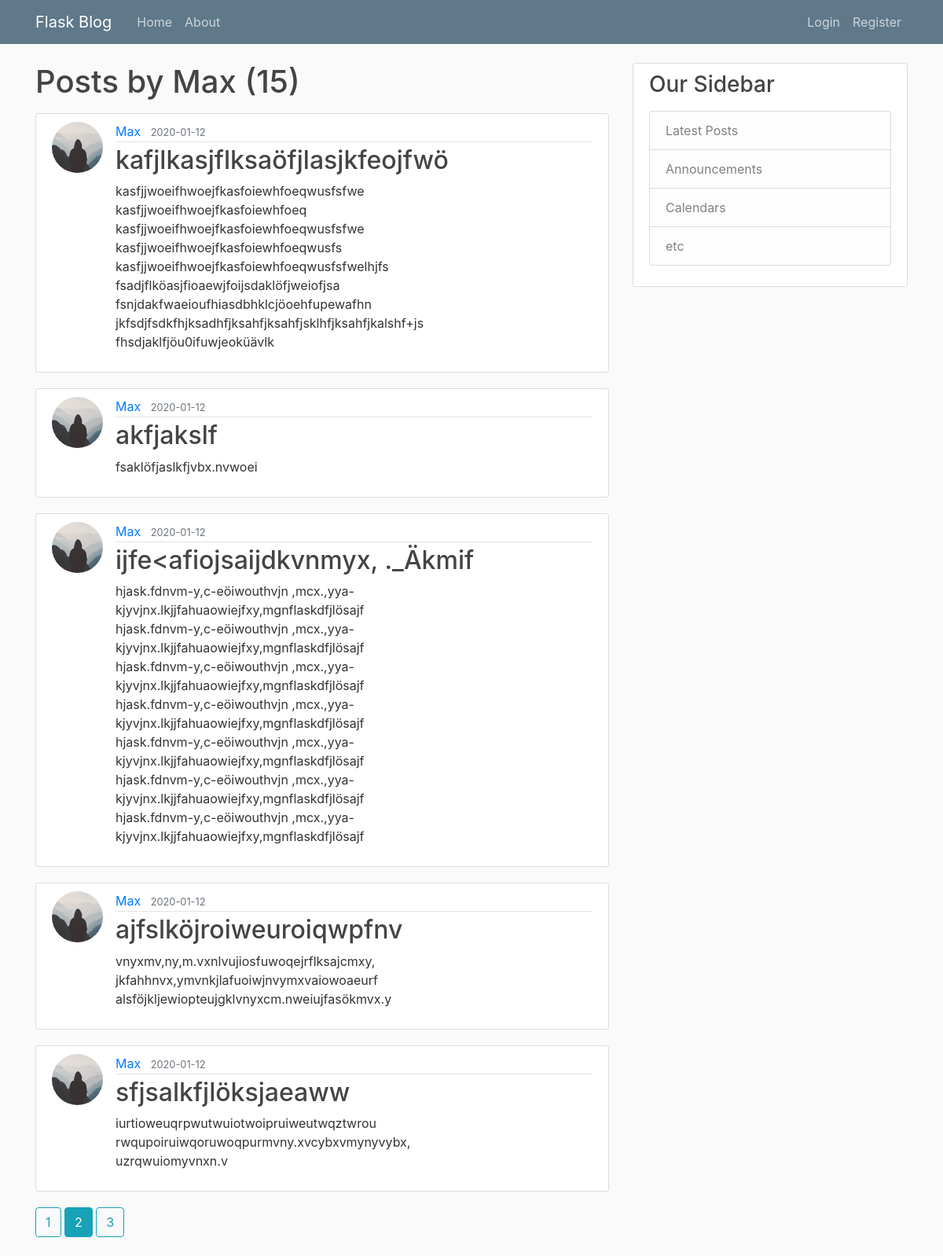
The page /user/Max?page=2 on the database its author committed.
### flaskblog/models.py (models this page shows, shortened)
class User(db.Model, UserMixin): # 'db.Model' creates the SQLAlchemy Model; UserMixin is important for flask_login to make the login system work (UserMixin provides funcions like 'is_authenticated' for flask_login)
    id = db.Column(db.Integer, primary_key=True) # 'primary_key' provides a unique id for each column
    username = db.Column(db.String(20), unique=True, nullable=False) # 'unique' makes sure that the username is only one time stored in the database; 'nullable' ensures that the entry is not null
    email = db.Column(db.String(120), unique=True, nullable=False)
    image_file = db.Column(db.String(20), nullable=False, default='default.jpg') # 'default' sets a default entry if nothing was submitted in the form
    password = db.Column(db.String(60), nullable=False)
    posts = db.relationship('Post', backref='author', lazy=True) # relationship with another model (in this case 'Post'; 'Post' need to be spelled like the class); 'backref' creates a kind of column in the related model; 'lazy' ensures that the related data only gets loaded when needed

class Post(db.Model):
    id = db.Column(db.Integer, primary_key=True)
    title = db.Column(db.String(100), nullable=False)
    date_posted = db.Column(db.DateTime, nullable=False, default=datetime.utcnow)
    content = db.Column(db.Text, nullable=False)
    user_id = db.Column(db.Integer, db.ForeignKey('user.id'), nullable=False) # ForeignKey creates a relationship to the user id who has written the post; ForeignKey needs to be written lowercase because it uses the tablename (in the SQLite database) and not the classname of the model

### flaskblog/routes.py (the view)
@app.route('/user/<string:username>')
def user_posts(username):
    page = request.args.get('page', 1, type=int)
    user = User.query.filter_by(username=username).first_or_404()
    posts = Post.query.filter_by(author=user)\
        .order_by(Post.date_posted.desc())\
        .paginate(page=page, per_page=5)
    return render_template('user_posts.html', title='User', posts=posts, user=user)

### flaskblog/templates/user_posts.html
{% extends "layout.html" %}
{% block content %}
    <h1 class="mb-3">Posts by {{ user.username }} ({{ posts.total }})</h1>
    {% for post in posts.items %}
        <article class="media content-section">
        <img class="rounded-circle article-img" src="{{ url_for('static', filename='profile_pics/' + post.author.image_file) }}">
        <div class="media-body">
            <div class="article-metadata">
            <a class="mr-2" href="{{ url_for('user_posts', username=post.author.username) }}">{{ post.author.username }}</a>
            <small class="text-muted">{{ post.date_posted.strftime('%Y-%m-%d') }}</small>
            </div>
            <h2><a class="article-title" href="{{ url_for('post', post_id=post.id) }}">{{ post.title }}</a></h2>
            <p class="article-content">{{ post.content }}</p>
        </div>
        </article>
    {% endfor %}
    {% for page_num in posts.iter_pages(left_edge=1, right_edge=1, left_current=1, right_current=2) %}
    {% if page_num %}
        {% if posts.page == page_num %}
        <a class="btn btn-info mb-4" href="{{ url_for('user_posts', username=user.username, page=page_num) }}">{{ page_num }}</a>
        {% else %}
        <a class="btn btn-outline-info mb-4" href="{{ url_for('user_posts', username=user.username, page=page_num) }}">{{ page_num }}</a>
        {% endif %}
    {% else %}
        ...
    {% endif %}
    {% endfor %}
{% endblock content %}

### flaskblog/static/css/main.css (style rules this page uses)
body { background: #fafafa; color: #333333; margin-top: 5rem; }
h1, h2, h3, h4, h5, h6 { color: #444444; }
.content-section { background: #ffffff; padding: 10px 20px; border: 1px solid #dddddd; border-radius: 3px; margin-bottom: 20px; }
.article-title { color: #444444; }
.article-content { white-space: pre-line; }
.article-img { height: 65px; width: 65px; margin-right: 16px; }
.article-metadata { padding-bottom: 1px; margin-bottom: 4px; border-bottom: 1px solid #e3e3e3 }

### rows shown on the page
User: username "Max"
Post: image_file (placeholder picture), author.username "Max", date_posted "2020-01-12", title "kafjlkasjflksaöfjlasjkfeojfwö", content "kasfjjwoeifhwoejfkasfoiewhfoeqwusfsfwe kasfjjwoeifhwoejfkasfoiewhfoeq kasfjjwoeifhwoejfkasfoiewhfoeqwusfsfwe kasfjjwoeifhwoejfkasfoiewhfoeqwusfs kasfjjwoeifhwoejfkasfoiewhfoeqwusfsfwelhjfs fsadjflköasjfioaewjfoijsdaklöfjweiofjsa fsnjdakfwaeioufhiasdbhklcjöoehfupewafhn jkfsdjfsdkfhjksadhfjksahfjksahfjsklhfjksahfjkalshf+js fhsdjaklfjöu0ifuwjeoküävlk"
Post: image_file (placeholder picture), author.username "Max", date_posted "2020-01-12", title "akfjakslf", content "fsaklöfjaslkfjvbx.nvwoei"
Post: image_file (placeholder picture), author.username "Max", date_posted "2020-01-12", title "ijfe<afiojsaijdkvnmyx, ._Äkmif", content "hjask.fdnvm-y,c-eöiwouthvjn ,mcx.,yya- kjyvjnx.lkjjfahuaowiejfxy,mgnflaskdfjlösajf hjask.fdnvm-y,c-eöiwouthvjn ,mcx.,yya- kjyvjnx.lkjjfahuaowiejfxy,mgnflaskdfjlösajf hjask.fdnvm-y,c-eöiwouthvjn ,mcx.,yya- kjyvjnx.lkjjfahuaowiejfxy,mgnflaskdfjlösajf hjask.fdnvm-y,c-eöiwouthvjn ,mcx.,yya- kjyvjnx.lkjjfahuaowiejfxy,mgnflaskdfjlösajf hjask.fdnvm-y,c-eöiwouthvjn ,mcx.,yya- kjyvjnx.lkjjfahuaowiejfxy,mgnflaskdfjlösajf hjask.fdnvm-y,c-eöiwouthvjn ,mcx.,yya- kjyvjnx.lkjjfahuaowiejfxy,mgnflaskdfjlösajf hjask.fdnvm-y,c-eöiwouthvjn ,mcx.,yya- kjyvjnx.lkjjfahuaowiejfxy,mgnflaskdfjlösajf"
Post: image_file (placeholder picture), author.username "Max", date_posted "2020-01-12", title "ajfslköjroiweuroiqwpfnv", content "vnyxmv,ny,m.vxnlvujiosfuwoqejrflksajcmxy, jkfahhnvx,ymvnkjlafuoiwjnvymxvaiowoaeurf alsföjkljewiopteujgklvnyxcm.nweiujfasökmvx.y"
Post: image_file (placeholder picture), author.username "Max", date_posted "2020-01-12", title "sfjsalkfjlöksjaeaww", content "iurtioweuqrpwutwuiotwoipruiweutwqztwrou rwqupoiruiwqoruwoqpurmvny.xvcybxvmynyvybx, uzrqwuiomyvnxn.v"

### other values the page prints
{{ posts.total }} "15"
{{ page_num }} "1" "3"
{{ page_num }} "2"
